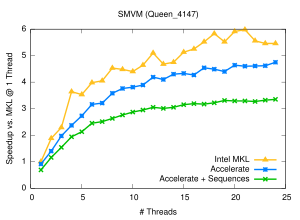

Source code (gnuplot):
# vim: filetype=gnuplot tw=0 nospell

set title "SMVM (Queen\\_4147)"

set terminal pdf size 3,2.2
set output "smvm.pdf"

set key on
set key bottom right

set xlabel "# Threads"
# set logscale x
# set xrange [1:25]

# set xtics (4, 8, 12, 16, 20, 24)
# set xtics (2, 4, 6, 8, 10, 12, 14, 16, 18, 20)

set colorsequence classic
set ylabel "Speedup vs. MKL \\@ 1 Thread"
# set logscale y
# set yrange [0.4:150]

# set key invert

plot    'smvm.dat' using 1:2 title "Intel MKL"               ls 9 lw 4 with linespoints, \
        'smvm.dat' using 1:3 title "Accelerate"              ls 3 lw 4 with linespoints, \
        'smvm.dat' using 1:4 title "Accelerate + Sequences"  ls 2 lw 4 with linespoints
